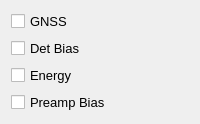
              <widget class="QWidget" name="calibFeatureTab">
               <attribute name="title">
                <string>Features</string>
               </attribute>
               <layout class="QGridLayout" name="gridLayout_12">
                <item row="0" column="0">
                 <widget class="QCheckBox" name="featureGnssCheckBox">
                  <property name="font">
                   <font>
                    <pointsize>10</pointsize>
                   </font>
                  </property>
                  <property name="text">
                   <string>GNSS</string>
                  </property>
                 </widget>
                </item>
                <item row="1" column="0">
                 <widget class="QCheckBox" name="featureDetBiasCheckBox">
                  <property name="font">
                   <font>
                    <pointsize>10</pointsize>
                   </font>
                  </property>
                  <property name="text">
                   <string>Det Bias</string>
                  </property>
                 </widget>
                </item>
                <item row="2" column="0">
                 <widget class="QCheckBox" name="featureEnergyCheckBox">
                  <property name="font">
                   <font>
                    <pointsize>10</pointsize>
                   </font>
                  </property>
                  <property name="text">
                   <string>Energy</string>
                  </property>
                 </widget>
                </item>
                <item row="3" column="0">
                 <widget class="QCheckBox" name="featurePreampBiasCheckBox">
                  <property name="font">
                   <font>
                    <pointsize>10</pointsize>
                   </font>
                  </property>
                  <property name="text">
                   <string>Preamp Bias</string>
                  </property>
                 </widget>
                </item>
               </layout>
              </widget>
